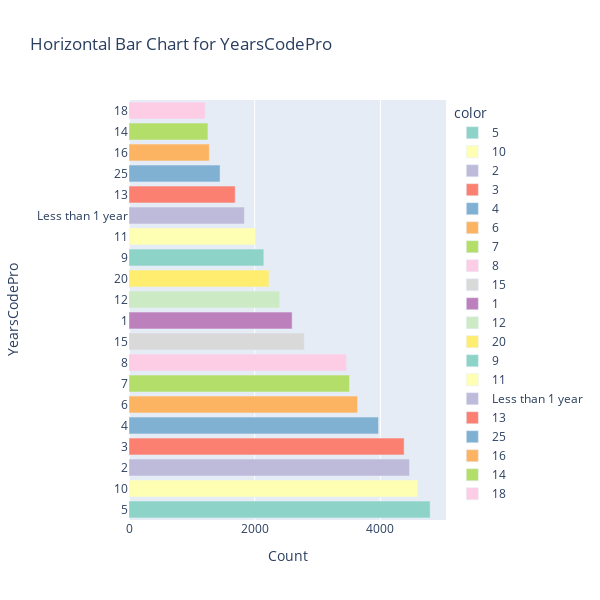

The notebook cell this image was saved under:
### Code cell
display_horizontal_bar_chart(df,"YearsCodePro")

### Figure 1 — Plotly figure (JSON) as saved in the notebook; plotly's stock layout.template omitted (floating-point values rounded to 4 significant figures)
{"data": [{"alignmentgroup": "True", "hovertemplate": "color=5<br>x=%{x}<br>y=%{y}<extra></extra>", "legendgroup": "5", "marker": {"color": "rgb(141,211,199)", "pattern": {"shape": ""}}, "name": "5", "offsetgroup": "5", "orientation": "h", "showlegend": true, "textposition": "auto", "type": "bar", "x": [4792], "xaxis": "x", "y": ["5"], "yaxis": "y"}, {"alignmentgroup": "True", "hovertemplate": "color=10<br>x=%{x}<br>y=%{y}<extra></extra>", "legendgroup": "10", "marker": {"color": "rgb(255,255,179)", "pattern": {"shape": ""}}, "name": "10", "offsetgroup": "10", "orientation": "h", "showlegend": true, "textposition": "auto", "type": "bar", "x": [4594], "xaxis": "x", "y": ["10"], "yaxis": "y"}, {"alignmentgroup": "True", "hovertemplate": "color=2<br>x=%{x}<br>y=%{y}<extra></extra>", "legendgroup": "2", "marker": {"color": "rgb(190,186,218)", "pattern": {"shape": ""}}, "name": "2", "offsetgroup": "2", "orientation": "h", "showlegend": true, "textposition": "auto", "type": "bar", "x": [4464], "xaxis": "x", "y": ["2"], "yaxis": "y"}, {"alignmentgroup": "True", "hovertemplate": "color=3<br>x=%{x}<br>y=%{y}<extra></extra>", "legendgroup": "3", "marker": {"color": "rgb(251,128,114)", "pattern": {"shape": ""}}, "name": "3", "offsetgroup": "3", "orientation": "h", "showlegend": true, "textposition": "auto", "type": "bar", "x": [4378], "xaxis": "x", "y": ["3"], "yaxis": "y"}, {"alignmentgroup": "True", "hovertemplate": "color=4<br>x=%{x}<br>y=%{y}<extra></extra>", "legendgroup": "4", "marker": {"color": "rgb(128,177,211)", "pattern": {"shape": ""}}, "name": "4", "offsetgroup": "4", "orientation": "h", "showlegend": true, "textposition": "auto", "type": "bar", "x": [3970], "xaxis": "x", "y": ["4"], "yaxis": "y"}, {"alignmentgroup": "True", "hovertemplate": "color=6<br>x=%{x}<br>y=%{y}<extra></extra>", "legendgroup": "6", "marker": {"color": "rgb(253,180,98)", "pattern": {"shape": ""}}, "name": "6", "offsetgroup": "6", "orientation": "h", "showlegend": true, "textposition": "auto", "type": "bar", "x": [3637], "xaxis": "x", "y": ["6"], "yaxis": "y"}, {"alignmentgroup": "True", "hovertemplate": "color=7<br>x=%{x}<br>y=%{y}<extra></extra>", "legendgroup": "7", "marker": {"color": "rgb(179,222,105)", "pattern": {"shape": ""}}, "name": "7", "offsetgroup": "7", "orientation": "h", "showlegend": true, "textposition": "auto", "type": "bar", "x": [3509], "xaxis": "x", "y": ["7"], "yaxis": "y"}, {"alignmentgroup": "True", "hovertemplate": "color=8<br>x=%{x}<br>y=%{y}<extra></extra>", "legendgroup": "8", "marker": {"color": "rgb(252,205,229)", "pattern": {"shape": ""}}, "name": "8", "offsetgroup": "8", "orientation": "h", "showlegend": true, "textposition": "auto", "type": "bar", "x": [3462], "xaxis": "x", "y": ["8"], "yaxis": "y"}, {"alignmentgroup": "True", "hovertemplate": "color=15<br>x=%{x}<br>y=%{y}<extra></extra>", "legendgroup": "15", "marker": {"color": "rgb(217,217,217)", "pattern": {"shape": ""}}, "name": "15", "offsetgroup": "15", "orientation": "h", "showlegend": true, "textposition": "auto", "type": "bar", "x": [2789], "xaxis": "x", "y": ["15"], "yaxis": "y"}, {"alignmentgroup": "True", "hovertemplate": "color=1<br>x=%{x}<br>y=%{y}<extra></extra>", "legendgroup": "1", "marker": {"color": "rgb(188,128,189)", "pattern": {"shape": ""}}, "name": "1", "offsetgroup": "1", "orientation": "h", "showlegend": true, "textposition": "auto", "type": "bar", "x": [2596], "xaxis": "x", "y": ["1"], "yaxis": "y"}, {"alignmentgroup": "True", "hovertemplate": "color=12<br>x=%{x}<br>y=%{y}<extra></extra>", "legendgroup": "12", "marker": {"color": "rgb(204,235,197)", "pattern": {"shape": ""}}, "name": "12", "offsetgroup": "12", "orientation": "h", "showlegend": true, "textposition": "auto", "type": "bar", "x": [2398], "xaxis": "x", "y": ["12"], "yaxis": "y"}, {"alignmentgroup": "True", "hovertemplate": "color=20<br>x=%{x}<br>y=%{y}<extra></extra>", "legendgroup": "20", "marker": {"color": "rgb(255,237,111)", "pattern": {"shape": ""}}, "name": "20", "offsetgroup": "20", "orientation": "h", "showlegend": true, "textposition": "auto", "type": "bar", "x": [2227], "xaxis": "x", "y": ["20"], "yaxis": "y"}, {"alignmentgroup": "True", "hovertemplate": "color=9<br>x=%{x}<br>y=%{y}<extra></extra>", "legendgroup": "9", "marker": {"color": "rgb(141,211,199)", "pattern": {"shape": ""}}, "name": "9", "offsetgroup": "9", "orientation": "h", "showlegend": true, "textposition": "auto", "type": "bar", "x": [2145], "xaxis": "x", "y": ["9"], "yaxis": "y"}, {"alignmentgroup": "True", "hovertemplate": "color=11<br>x=%{x}<br>y=%{y}<extra></extra>", "legendgroup": "11", "marker": {"color": "rgb(255,255,179)", "pattern": {"shape": ""}}, "name": "11", "offsetgroup": "11", "orientation": "h", "showlegend": true, "textposition": "auto", "type": "bar", "x": [2013], "xaxis": "x", "y": ["11"], "yaxis": "y"}, {"alignmentgroup": "True", "hovertemplate": "color=Less than 1 year<br>x=%{x}<br>y=%{y}<extra></extra>", "legendgroup": "Less than 1 year", "marker": {"color": "rgb(190,186,218)", "pattern": {"shape": ""}}, "name": "Less than 1 year", "offsetgroup": "Less than 1 year", "orientation": "h", "showlegend": true, "textposition": "auto", "type": "bar", "x": [1836], "xaxis": "x", "y": ["Less than 1 year"], "yaxis": "y"}, {"alignmentgroup": "True", "hovertemplate": "color=13<br>x=%{x}<br>y=%{y}<extra></extra>", "legendgroup": "13", "marker": {"color": "rgb(251,128,114)", "pattern": {"shape": ""}}, "name": "13", "offsetgroup": "13", "orientation": "h", "showlegend": true, "textposition": "auto", "type": "bar", "x": [1690], "xaxis": "x", "y": ["13"], "yaxis": "y"}, {"alignmentgroup": "True", "hovertemplate": "color=25<br>x=%{x}<br>y=%{y}<extra></extra>", "legendgroup": "25", "marker": {"color": "rgb(128,177,211)", "pattern": {"shape": ""}}, "name": "25", "offsetgroup": "25", "orientation": "h", "showlegend": true, "textposition": "auto", "type": "bar", "x": [1449], "xaxis": "x", "y": ["25"], "yaxis": "y"}, {"alignmentgroup": "True", "hovertemplate": "color=16<br>x=%{x}<br>y=%{y}<extra></extra>", "legendgroup": "16", "marker": {"color": "rgb(253,180,98)", "pattern": {"shape": ""}}, "name": "16", "offsetgroup": "16", "orientation": "h", "showlegend": true, "textposition": "auto", "type": "bar", "x": [1278], "xaxis": "x", "y": ["16"], "yaxis": "y"}, {"alignmentgroup": "True", "hovertemplate": "color=14<br>x=%{x}<br>y=%{y}<extra></extra>", "legendgroup": "14", "marker": {"color": "rgb(179,222,105)", "pattern": {"shape": ""}}, "name": "14", "offsetgroup": "14", "orientation": "h", "showlegend": true, "textposition": "auto", "type": "bar", "x": [1256], "xaxis": "x", "y": ["14"], "yaxis": "y"}, {"alignmentgroup": "True", "hovertemplate": "color=18<br>x=%{x}<br>y=%{y}<extra></extra>", "legendgroup": "18", "marker": {"color": "rgb(252,205,229)", "pattern": {"shape": ""}}, "name": "18", "offsetgroup": "18", "orientation": "h", "showlegend": true, "textposition": "auto", "type": "bar", "x": [1212], "xaxis": "x", "y": ["18"], "yaxis": "y"}], "layout": {"barmode": "relative", "height": 600, "legend": {"title": {"text": "color"}, "tracegroupgap": 0}, "title": {"text": "Horizontal Bar Chart for YearsCodePro"}, "width": 600, "xaxis": {"anchor": "y", "domain": [0, 1], "title": {"text": "Count"}}, "yaxis": {"anchor": "x", "domain": [0, 1], "title": {"text": "YearsCodePro"}}}}
